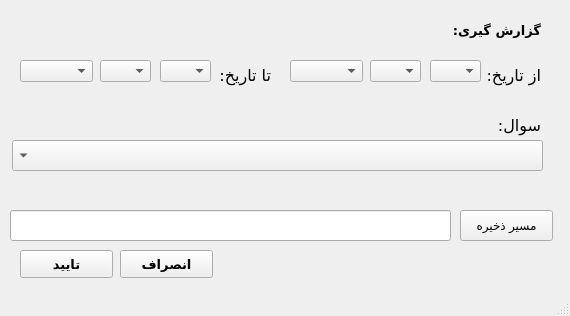
<?xml version="1.0" encoding="UTF-8"?>
<ui version="4.0">
 <class>RWindow</class>
 <widget class="QMainWindow" name="RWindow">
  <property name="geometry">
   <rect>
    <x>0</x>
    <y>0</y>
    <width>570</width>
    <height>316</height>
   </rect>
  </property>
  <property name="minimumSize">
   <size>
    <width>570</width>
    <height>316</height>
   </size>
  </property>
  <property name="maximumSize">
   <size>
    <width>570</width>
    <height>316</height>
   </size>
  </property>
  <property name="windowTitle">
   <string>گزارش گیری</string>
  </property>
  <property name="windowIcon">
   <iconset>
    <normaloff>online.png</normaloff>online.png</iconset>
  </property>
  <widget class="QWidget" name="centralwidget">
   <widget class="QLabel" name="label">
    <property name="geometry">
     <rect>
      <x>440</x>
      <y>110</y>
      <width>101</width>
      <height>31</height>
     </rect>
    </property>
    <property name="font">
     <font>
      <family>B Nazanin</family>
      <pointsize>12</pointsize>
     </font>
    </property>
    <property name="text">
     <string>سوال:</string>
    </property>
   </widget>
   <widget class="QLabel" name="header_old">
    <property name="geometry">
     <rect>
      <x>340</x>
      <y>10</y>
      <width>201</width>
      <height>41</height>
     </rect>
    </property>
    <property name="font">
     <font>
      <family>B Titr</family>
      <pointsize>10</pointsize>
      <weight>75</weight>
      <bold>true</bold>
     </font>
    </property>
    <property name="text">
     <string>گزارش گیری:</string>
    </property>
   </widget>
   <widget class="QPushButton" name="ok_button">
    <property name="geometry">
     <rect>
      <x>20</x>
      <y>250</y>
      <width>93</width>
      <height>28</height>
     </rect>
    </property>
    <property name="font">
     <font>
      <family>B Lotus</family>
      <pointsize>10</pointsize>
      <weight>75</weight>
      <bold>true</bold>
     </font>
    </property>
    <property name="text">
     <string>تایید</string>
    </property>
   </widget>
   <widget class="QPushButton" name="cancel_button">
    <property name="geometry">
     <rect>
      <x>120</x>
      <y>250</y>
      <width>93</width>
      <height>28</height>
     </rect>
    </property>
    <property name="font">
     <font>
      <family>B Lotus</family>
      <pointsize>10</pointsize>
      <weight>75</weight>
      <bold>true</bold>
     </font>
    </property>
    <property name="text">
     <string>انصراف</string>
    </property>
   </widget>
   <widget class="QComboBox" name="question_box">
    <property name="geometry">
     <rect>
      <x>12</x>
      <y>140</y>
      <width>531</width>
      <height>31</height>
     </rect>
    </property>
    <property name="font">
     <font>
      <family>B Zar</family>
      <pointsize>9</pointsize>
     </font>
    </property>
    <property name="layoutDirection">
     <enum>Qt::RightToLeft</enum>
    </property>
   </widget>
   <widget class="QLabel" name="label_2">
    <property name="geometry">
     <rect>
      <x>440</x>
      <y>60</y>
      <width>101</width>
      <height>31</height>
     </rect>
    </property>
    <property name="font">
     <font>
      <family>B Nazanin</family>
      <pointsize>12</pointsize>
     </font>
    </property>
    <property name="text">
     <string>از تاریخ: </string>
    </property>
   </widget>
   <widget class="QLabel" name="label_3">
    <property name="geometry">
     <rect>
      <x>170</x>
      <y>60</y>
      <width>101</width>
      <height>31</height>
     </rect>
    </property>
    <property name="font">
     <font>
      <family>B Nazanin</family>
      <pointsize>12</pointsize>
     </font>
    </property>
    <property name="text">
     <string>تا تاریخ:</string>
    </property>
   </widget>
   <widget class="QComboBox" name="startYear">
    <property name="geometry">
     <rect>
      <x>290</x>
      <y>60</y>
      <width>73</width>
      <height>22</height>
     </rect>
    </property>
   </widget>
   <widget class="QComboBox" name="startMonth">
    <property name="geometry">
     <rect>
      <x>370</x>
      <y>60</y>
      <width>51</width>
      <height>22</height>
     </rect>
    </property>
   </widget>
   <widget class="QComboBox" name="startDay">
    <property name="geometry">
     <rect>
      <x>430</x>
      <y>60</y>
      <width>51</width>
      <height>22</height>
     </rect>
    </property>
   </widget>
   <widget class="QComboBox" name="endMonth">
    <property name="geometry">
     <rect>
      <x>100</x>
      <y>60</y>
      <width>51</width>
      <height>22</height>
     </rect>
    </property>
   </widget>
   <widget class="QComboBox" name="endDay">
    <property name="geometry">
     <rect>
      <x>160</x>
      <y>60</y>
      <width>51</width>
      <height>22</height>
     </rect>
    </property>
   </widget>
   <widget class="QComboBox" name="endYear">
    <property name="geometry">
     <rect>
      <x>20</x>
      <y>60</y>
      <width>73</width>
      <height>22</height>
     </rect>
    </property>
   </widget>
   <widget class="QLineEdit" name="savePathLine">
    <property name="geometry">
     <rect>
      <x>10</x>
      <y>210</y>
      <width>441</width>
      <height>31</height>
     </rect>
    </property>
   </widget>
   <widget class="QPushButton" name="savePathButton">
    <property name="geometry">
     <rect>
      <x>460</x>
      <y>210</y>
      <width>93</width>
      <height>31</height>
     </rect>
    </property>
    <property name="layoutDirection">
     <enum>Qt::RightToLeft</enum>
    </property>
    <property name="text">
     <string>مسیر ذخیره</string>
    </property>
   </widget>
  </widget>
  <widget class="QStatusBar" name="statusbar"/>
 </widget>
 <resources/>
 <connections/>
</ui>
